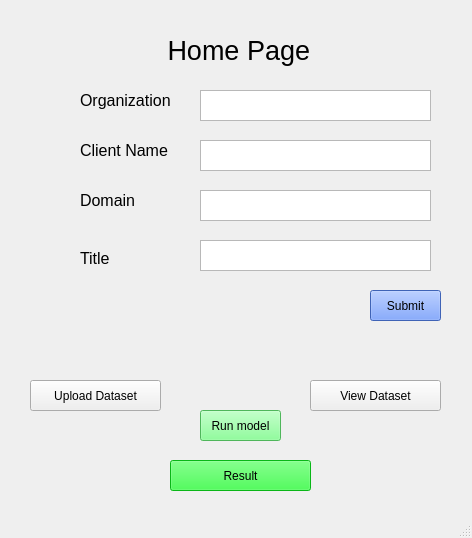
<?xml version="1.0" encoding="UTF-8"?>
<ui version="4.0">
 <class>MainWindow</class>
 <widget class="QMainWindow" name="MainWindow">
  <property name="geometry">
   <rect>
    <x>0</x>
    <y>0</y>
    <width>472</width>
    <height>538</height>
   </rect>
  </property>
  <property name="windowTitle">
   <string>MainWindow</string>
  </property>
  <widget class="QWidget" name="centralwidget">
   <widget class="QLabel" name="homepage_label">
    <property name="geometry">
     <rect>
      <x>160</x>
      <y>30</y>
      <width>151</width>
      <height>40</height>
     </rect>
    </property>
    <property name="font">
     <font>
      <pointsize>20</pointsize>
     </font>
    </property>
    <property name="text">
     <string> Home Page</string>
    </property>
    <property name="alignment">
     <set>Qt::AlignJustify|Qt::AlignVCenter</set>
    </property>
   </widget>
   <widget class="QPushButton" name="uploadDataset_btn">
    <property name="geometry">
     <rect>
      <x>30</x>
      <y>380</y>
      <width>131</width>
      <height>31</height>
     </rect>
    </property>
    <property name="text">
     <string>Upload Dataset</string>
    </property>
   </widget>
   <widget class="QPushButton" name="model_btn">
    <property name="geometry">
     <rect>
      <x>200</x>
      <y>410</y>
      <width>81</width>
      <height>31</height>
     </rect>
    </property>
    <property name="styleSheet">
     <string notr="true">background-color: rgb(110, 255, 127);</string>
    </property>
    <property name="text">
     <string>Run model</string>
    </property>
   </widget>
   <widget class="QPushButton" name="groups_6">
    <property name="geometry">
     <rect>
      <x>170</x>
      <y>460</y>
      <width>141</width>
      <height>31</height>
     </rect>
    </property>
    <property name="styleSheet">
     <string notr="true">background-color: rgb(12, 255, 32);</string>
    </property>
    <property name="text">
     <string>Result</string>
    </property>
   </widget>
   <widget class="QPushButton" name="viewDataset_btn">
    <property name="geometry">
     <rect>
      <x>310</x>
      <y>380</y>
      <width>131</width>
      <height>31</height>
     </rect>
    </property>
    <property name="text">
     <string>View Dataset</string>
    </property>
   </widget>
   <widget class="QLabel" name="client_label">
    <property name="geometry">
     <rect>
      <x>80</x>
      <y>140</y>
      <width>91</width>
      <height>21</height>
     </rect>
    </property>
    <property name="font">
     <font>
      <pointsize>12</pointsize>
     </font>
    </property>
    <property name="text">
     <string>Client Name</string>
    </property>
   </widget>
   <widget class="QLabel" name="org_label">
    <property name="geometry">
     <rect>
      <x>80</x>
      <y>90</y>
      <width>101</width>
      <height>21</height>
     </rect>
    </property>
    <property name="font">
     <font>
      <pointsize>12</pointsize>
     </font>
    </property>
    <property name="text">
     <string>Organization</string>
    </property>
   </widget>
   <widget class="QLabel" name="domain_label">
    <property name="geometry">
     <rect>
      <x>80</x>
      <y>190</y>
      <width>61</width>
      <height>21</height>
     </rect>
    </property>
    <property name="font">
     <font>
      <pointsize>12</pointsize>
     </font>
    </property>
    <property name="text">
     <string>Domain</string>
    </property>
   </widget>
   <widget class="QLabel" name="title_label">
    <property name="geometry">
     <rect>
      <x>80</x>
      <y>250</y>
      <width>47</width>
      <height>16</height>
     </rect>
    </property>
    <property name="font">
     <font>
      <pointsize>12</pointsize>
     </font>
    </property>
    <property name="text">
     <string>Title</string>
    </property>
   </widget>
   <widget class="QPlainTextEdit" name="org_txt">
    <property name="geometry">
     <rect>
      <x>200</x>
      <y>90</y>
      <width>231</width>
      <height>31</height>
     </rect>
    </property>
    <property name="font">
     <font>
      <pointsize>11</pointsize>
     </font>
    </property>
   </widget>
   <widget class="QPlainTextEdit" name="client_txt">
    <property name="geometry">
     <rect>
      <x>200</x>
      <y>140</y>
      <width>231</width>
      <height>31</height>
     </rect>
    </property>
    <property name="font">
     <font>
      <pointsize>11</pointsize>
     </font>
    </property>
   </widget>
   <widget class="QPlainTextEdit" name="domain_txt">
    <property name="geometry">
     <rect>
      <x>200</x>
      <y>190</y>
      <width>231</width>
      <height>31</height>
     </rect>
    </property>
    <property name="font">
     <font>
      <pointsize>11</pointsize>
     </font>
    </property>
    <property name="plainText">
     <string/>
    </property>
   </widget>
   <widget class="QPlainTextEdit" name="title_txt">
    <property name="geometry">
     <rect>
      <x>200</x>
      <y>240</y>
      <width>231</width>
      <height>31</height>
     </rect>
    </property>
    <property name="font">
     <font>
      <pointsize>11</pointsize>
     </font>
    </property>
    <property name="plainText">
     <string/>
    </property>
   </widget>
   <widget class="QPushButton" name="model_btn_2">
    <property name="geometry">
     <rect>
      <x>370</x>
      <y>290</y>
      <width>71</width>
      <height>31</height>
     </rect>
    </property>
    <property name="styleSheet">
     <string notr="true">background-color: rgb(88, 138, 255);</string>
    </property>
    <property name="text">
     <string>Submit</string>
    </property>
   </widget>
  </widget>
  <widget class="QMenuBar" name="menubar">
   <property name="geometry">
    <rect>
     <x>0</x>
     <y>0</y>
     <width>472</width>
     <height>24</height>
    </rect>
   </property>
  </widget>
  <widget class="QStatusBar" name="statusbar"/>
 </widget>
 <resources/>
 <connections/>
</ui>
